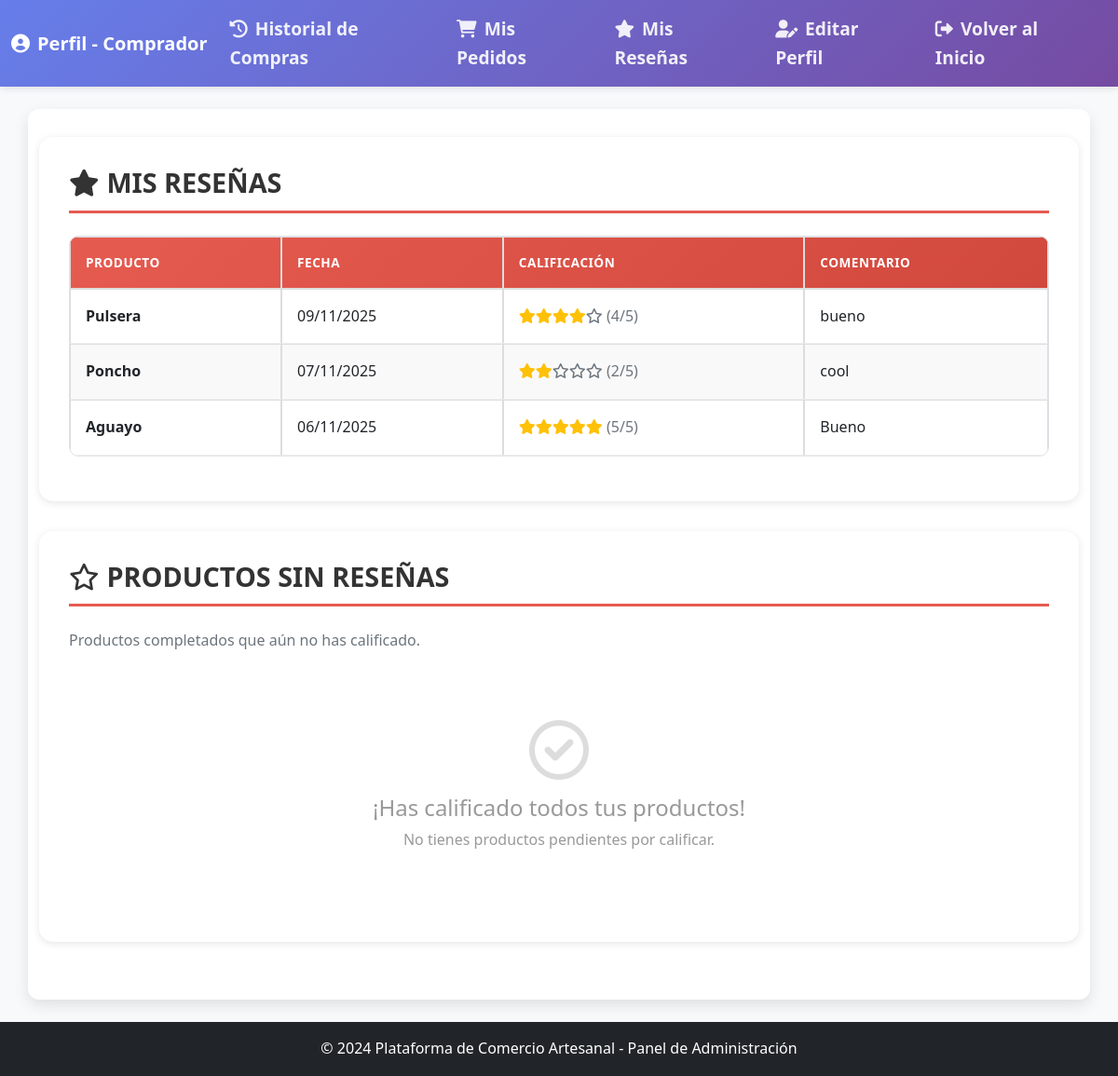
Page /Dashboard/Dashboard_comprador.php?seccion=resenas (signed in) on the committed database.
### tables this page shows
CREATE TABLE `producto` (
  `id_producto` int(11) NOT NULL,
  `nombre` varchar(255) NOT NULL,
  `caracteristica` text DEFAULT NULL,
  `precio` decimal(10,2) NOT NULL,
  `stock` int(11) NOT NULL,
  `fecha_creacion` timestamp NULL DEFAULT current_timestamp(),
  `fecha_actualizacion` timestamp NULL DEFAULT current_timestamp() ON UPDATE current_timestamp(),
  `imagenes` text DEFAULT NULL,
  `id_comunario` int(11) NOT NULL,
  `id_categoria` int(11) NOT NULL
);

### Dashboard/Dashboard_comprador.php (the view, shortened to what this page needs)
<?php
require_once '../db.php';
$id_usuario = $_SESSION['id_usuario'];
$query_usuario = "SELECT u.*, c.id_comprador FROM usuario u
                  INNER JOIN comprador c ON u.id_usuario = c.id_comprador
                  WHERE u.id_usuario = ?";
$stmt = $conn->prepare($query_usuario);
$stmt->bind_param("i", $id_usuario);
$stmt->execute();
$result = $stmt->get_result();
$usuario = $result->fetch_assoc();
?>
<!DOCTYPE html>
<html lang="es">
<head>
    <link href="https://cdn.jsdelivr.net/npm/bootstrap@5.1.3/dist/css/bootstrap.min.css" rel="stylesheet">
    <link href="https://cdnjs.cloudflare.com/ajax/libs/font-awesome/6.0.0/css/all.min.css" rel="stylesheet">
    <link href="../css/styles.css" rel="stylesheet">
</head>
<body>
    <nav class="navbar navbar-expand-lg navbar-dark">
        <div class="container-fluid">
            <a class="navbar-brand" href="Dashboard_comprador.php">
                <i class="fas fa-user-circle me-2"></i>Perfil - Comprador
            </a>
            <div class="collapse navbar-collapse" id="navbarNav">
                <ul class="navbar-nav me-auto">
                    <li class="nav-item">
                        <a class="nav-link" href="?seccion=historial">
                            <i class="fas fa-history me-2"></i>Historial de Compras
                        </a>
                    </li>
                    <li class="nav-item">
                        <a class="nav-link" href="?seccion=pedidos">
                            <i class="fas fa-shopping-cart me-2"></i>Mis Pedidos
                        </a>
                    </li>
                    <li class="nav-item">
                        <a class="nav-link" href="?seccion=resenas">
                            <i class="fas fa-star me-2"></i>Mis Reseñas
                        </a>
                    </li>
                    <li class="nav-item">
                        <a class="nav-link" href="#" data-bs-toggle="modal" data-bs-target="#editarPerfilModal">
                            <i class="fas fa-user-edit me-2"></i>Editar Perfil
                        </a>
                    </li>
                </ul>
                <ul class="navbar-nav ms-auto">
                    <li class="nav-item">
                        <a class="nav-link" href="../index.php">
                            <i class="fas fa-sign-out-alt me-2"></i>Volver al Inicio
                        </a>
                    </li>
                </ul>
            </div>
        </div>
    </nav>
    <main class="container my-4">
        <?php
        include('Funciones_db/functions_comprador.php');
        if (isset($_GET['seccion'])) {
            $seccion = $_GET['seccion'];
            switch ($seccion) {
                case 'resenas':
                    misResenas($id_usuario);
                    sinResenas($id_usuario);
                    break;
            }
        } else {
            echo '<div class="main-card">';
            echo '<h2 class="section-title">Bienvenido, ' . htmlspecialchars($usuario['nombre']) . ' ' . htmlspecialchars($usuario['apellido']) . '</h2>';
            echo '<p class="text-muted">Selecciona una opción del menú para gestionar tu cuenta.</p>';
            echo '</div>';
        }
        ?>
    </main>
    <?php include 'css/footer.php'; ?>
</body>
</html>

### Dashboard/Funciones_db/functions_comprador.php (shortened to what this page needs)
<?php
function misResenas($id_usuario) {
    global $conn;
    $sql = $conn->prepare("SELECT DISTINCT r.id_reseña, r.fecha_publicación, r.comentario, r.calificacion,
                                  p.nombre AS producto_nombre, p.id_producto
                           FROM reseña r
                           INNER JOIN producto p ON r.id_producto = p.id_producto
                           INNER JOIN pedido_carrito pc ON p.id_producto = pc.id_producto
                           WHERE r.id_usuario = ?
                           AND pc.id_comprador = ?
                           AND pc.estado_pedido = 'completado'
                           ORDER BY r.fecha_publicación DESC");
    $sql->bind_param("ii", $id_usuario, $id_usuario);
    $sql->execute();
    $result = $sql->get_result();
    echo '<div class="main-card">';
    echo '<h2 class="section-title"><i class="fas fa-star me-2"></i>Mis Reseñas</h2>';
    if ($result->num_rows > 0) {
        echo '<div class="table-responsive">';
        echo '<table class="table table-modern">';
        echo '<thead>';
        echo '<tr>';
        echo '<th>Producto</th>';
        echo '<th>Fecha</th>';
        echo '<th>Calificación</th>';
        echo '<th>Comentario</th>';
        echo '</tr>';
        echo '</thead>';
        echo '<tbody>';
        while ($row = $result->fetch_assoc()) {
            $estrellas = '';
            for ($i = 1; $i <= 5; $i++) {
                if ($i <= $row['calificacion']) {
                    $estrellas .= '<i class="fas fa-star text-warning"></i>';
                } else {
                    $estrellas .= '<i class="far fa-star text-muted"></i>';
                }
            }
            echo '<tr>';
            echo '<td><strong>' . htmlspecialchars($row['producto_nombre']) . '</strong></td>';
            echo '<td>' . date('d/m/Y', strtotime($row['fecha_publicación'])) . '</td>';
            echo '<td>' . $estrellas . ' <span class="text-muted">(' . $row['calificacion'] . '/5)</span></td>';
            echo '<td>' . htmlspecialchars($row['comentario'] ?? 'Sin comentario') . '</td>';
            echo '</tr>';
        }
        echo '</tbody>';
        echo '</table>';
        echo '</div>';
    } else {
        echo '<div class="empty-state">';
        echo '<i class="fas fa-star"></i>';
        echo '<h4>No has escrito ninguna reseña</h4>';
        echo '<p>Aún no has calificado ningún producto.</p>';
        echo '</div>';
    }
    echo '</div>';
}
function sinResenas($id_usuario) {
    global $conn;
    $sql = $conn->prepare("SELECT DISTINCT p.id_producto, p.nombre AS producto_nombre,
                          pc.fecha_pedido, pc.id_pedido_carrito
                          FROM pedido_carrito pc
                          INNER JOIN producto p ON pc.id_producto = p.id_producto
                          LEFT JOIN reseña r ON p.id_producto = r.id_producto AND r.id_usuario = ?
                          WHERE pc.id_comprador = ?
                          AND pc.estado_pedido = 'completado'
                          AND r.id_reseña IS NULL
                          ORDER BY pc.fecha_pedido DESC");
    $sql->bind_param("ii", $id_usuario, $id_usuario);
    $sql->execute();
    $result = $sql->get_result();
    echo '<div class="main-card mt-4">';
    echo '<h2 class="section-title"><i class="far fa-star me-2"></i>Productos Sin Reseñas</h2>';
    echo '<p class="text-muted mb-4">Productos completados que aún no has calificado.</p>';
    if ($result->num_rows > 0) {
        echo '<div class="table-responsive">';
        echo '<table class="table table-modern">';
        echo '<thead>';
        echo '<tr>';
        echo '<th>Producto</th>';
        echo '<th>Fecha de Compra</th>';
        echo '<th>Acción</th>';
        echo '</tr>';
        echo '</thead>';
        echo '<tbody>';
        while ($row = $result->fetch_assoc()) {
            echo '<tr>';
            echo '<td><strong>' . htmlspecialchars($row['producto_nombre']) . '</strong></td>';
            echo '<td>' . date('d/m/Y', strtotime($row['fecha_pedido'])) . '</td>';
            echo '<td>';
            echo '<button class="btn btn-primary btn-sm" onclick="escribirResena(' . $row['id_producto'] . ', ' . $row['id_pedido_carrito'] . ')">';
            echo '<i class="fas fa-pencil-alt me-1"></i>Escribir Reseña';
            echo '</button>';
            echo '</td>';
            echo '</tr>';
        }
        echo '</tbody>';
        echo '</table>';
        echo '</div>';
    } else {
        echo '<div class="empty-state">';
        echo '<i class="far fa-check-circle"></i>';
        echo '<h4>¡Has calificado todos tus productos!</h4>';
        echo '<p>No tienes productos pendientes por calificar.</p>';
        echo '</div>';
    }
    echo '</div>';
}
?>

### css/styles.css (style rules this page uses)
* { margin: 0; padding: 0; box-sizing: border-box; }
body { font-family: 'Segoe UI', Tahoma, Geneva, Verdana, sans-serif; background-color: #e0e4e8; color: #333; line-height: 1.6; margin: 0; padding: 0; display: flex; flex-direction: column; }
nav ul { list-style: none; padding: 0; }
nav ul li { display: inline-block; margin-right: 30px; }
nav ul li a { color: white; text-decoration: none; font-weight: bold; font-size: 1.2em; padding: 5px 10px; transition: all 0.3s ease-in-out; border-radius: 5px; }
main { margin: 40px auto; max-width: 1200px; padding: 30px; background-color: #fff; border-radius: 12px; box-shadow: 0 6px 15px rgba(0, 0, 0, 0.1); transition: transform 0.3s ease; flex: 1; }
h2 { color: #1e2a38; font-size: 1.8em; margin-bottom: 25px; border-bottom: 2px solid #ff6f61; padding-bottom: 10px; text-transform: uppercase; }
table { width: 100%; border-collapse: collapse; margin-bottom: 20px; }
table, th, td { border: 1px solid #ddd; }
th, td { padding: 15px; text-align: left; font-size: 1em; }
th { background-color: #1e2a38; color: white; text-transform: uppercase; }
tr:nth-child(even) { background-color: #f9f9f9; }
main, table, form { animation: fadeIn 0.5s ease; }

### Dashboard/Dashboard_comprador.php (style rules this page uses)
:root { --primary-color: #e65b50; --light-bg: #f8f9fa; --card-shadow: 0 2px 8px rgba(0,0,0,0.1); }
body { background-color: var(--light-bg); font-family: 'Segoe UI', Tahoma, Geneva, Verdana, sans-serif; }
.navbar { background: linear-gradient(135deg, #667eea 0%, #764ba2 100%); box-shadow: var(--card-shadow); }
.navbar-brand { font-weight: 600; color: white !important; }
.nav-link { color: rgba(255,255,255,0.9) !important; transition: all 0.3s; }
.main-card { background: white; border-radius: 15px; box-shadow: var(--card-shadow); padding: 2rem; margin-bottom: 2rem; }
.section-title { color: #333; font-weight: 600; margin-bottom: 1.5rem; padding-bottom: 0.75rem; border-bottom: 3px solid var(--primary-color); }
.table-modern { border-collapse: separate; border-spacing: 0; width: 100%; background: white; border-radius: 10px; overflow: hidden; }
.table-modern thead { background: linear-gradient(135deg, var(--primary-color), #d1483d); color: white; }
.table-modern th { padding: 1rem; font-weight: 600; text-transform: uppercase; font-size: 0.85rem; letter-spacing: 0.5px; }
.table-modern td { padding: 1rem; border-bottom: 1px solid #f0f0f0; }
.empty-state { text-align: center; padding: 3rem; color: #999; }
.empty-state i { font-size: 4rem; margin-bottom: 1rem; color: #ddd; }

### Dashboard/css/footer.php (style rules this page uses)
html, body { height: 100%; }
body { display: flex; flex-direction: column; }
main { flex: 1; }

### rows in the picture
reseña: id_producto.nombre "Pulsera", fecha_publicación "09/11/2025", calificacion "4", comentario "bueno"
reseña: id_producto.nombre "Poncho", fecha_publicación "07/11/2025", calificacion "2", comentario "cool"
reseña: id_producto.nombre "Aguayo", fecha_publicación "06/11/2025", calificacion "5", comentario "Bueno"
